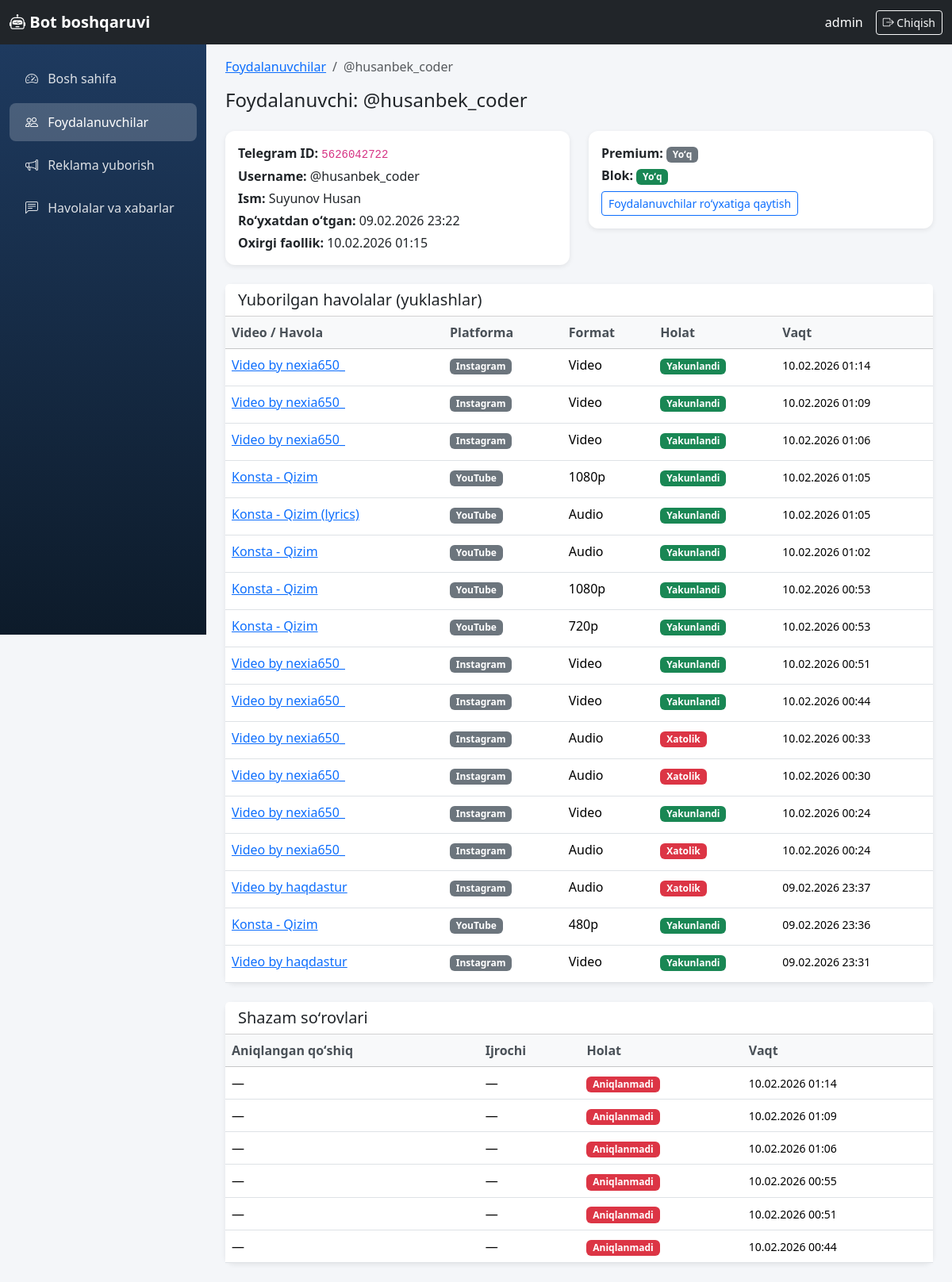
The page /boshqaruv/foydalanuvchilar/2/ (signed in) on the database as committed earlier.
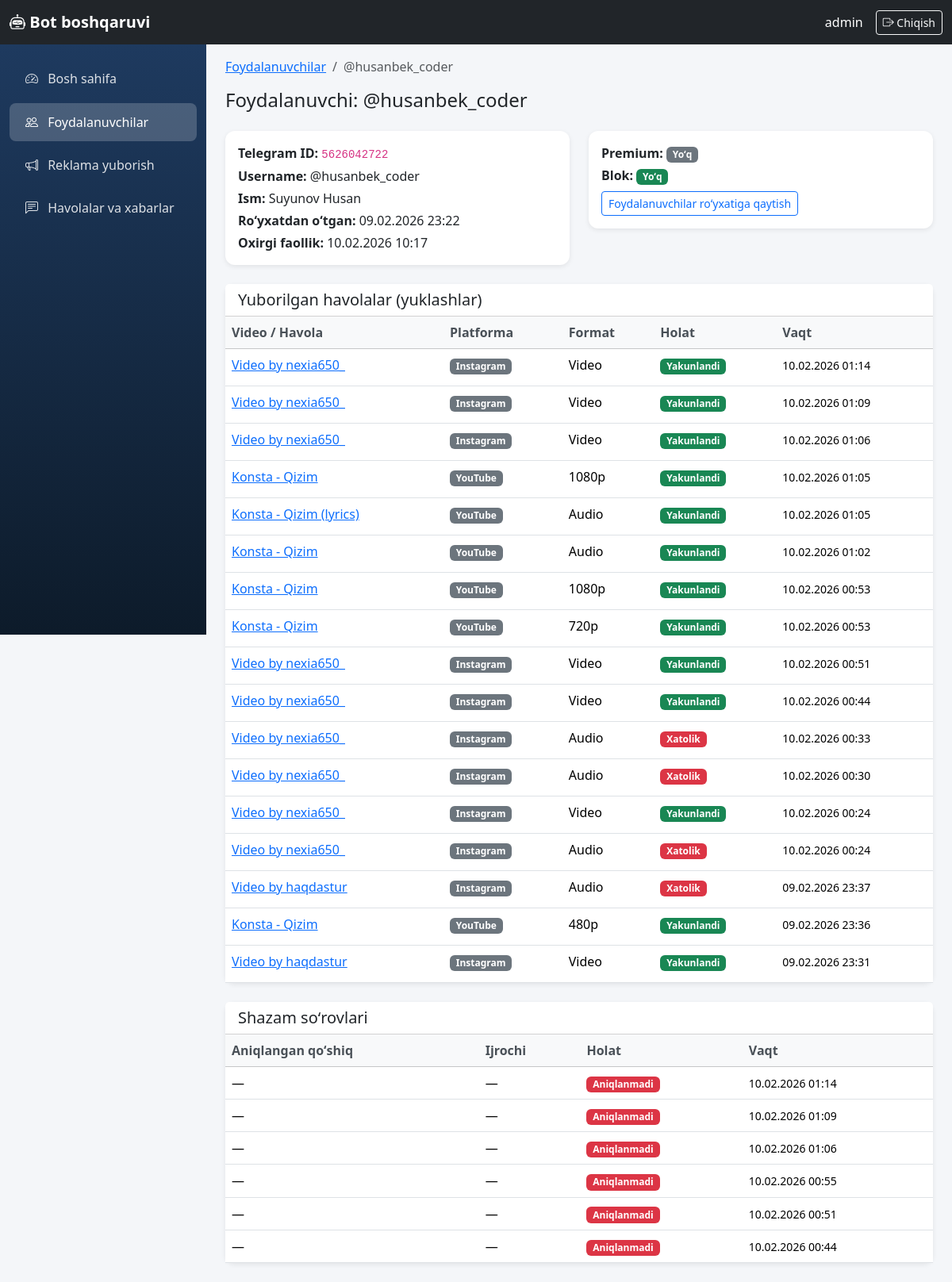
The same page on the database as committed later.
### core/models.py (models this page shows)
class TelegramUser(models.Model):
    telegram_id = models.BigIntegerField(unique=True, verbose_name='Telegram ID')
    username = models.CharField(max_length=255, blank=True, null=True, verbose_name='Username')
    first_name = models.CharField(max_length=255, verbose_name='Ism')
    last_name = models.CharField(max_length=255, blank=True, null=True, verbose_name='Familiya')
    created_at = models.DateTimeField(auto_now_add=True, verbose_name='Ro\'yxatdan o\'tgan vaqt')
    last_active = models.DateTimeField(auto_now=True, verbose_name='Oxirgi faollik')
    download_count = models.PositiveIntegerField(default=0, verbose_name='Yuklashlar soni')
    is_premium = models.BooleanField(default=False, verbose_name='Premium')
    is_banned = models.BooleanField(default=False, verbose_name='Bloklangan')
    class Meta:
        verbose_name = 'Foydalanuvchi'
        verbose_name_plural = 'Foydalanuvchilar'
        ordering = ['-last_active']
    def __str__(self):
        if self.username:
            return f'@{self.username}'
        return self.first_name

### dashboard/views.py (the view)
# urls.py: path('boshqaruv/foydalanuvchilar/<int:pk>/', views.user_detail_view, name='user_detail'),
@login_required(login_url='dashboard:login')
def user_detail_view(request, pk):
    user = get_object_or_404(TelegramUser, pk=pk)
    downloads = DownloadHistory.objects.filter(user=user).order_by('-downloaded_at')
    shazam_logs = ShazamLog.objects.filter(user=user).order_by('-recognized_at')
    return render(request, 'dashboard/user_detail.html', {
        'profile': user,
        'downloads': downloads,
        'shazam_logs': shazam_logs,
    })

### templates/dashboard/user_detail.html (shortened to what the changed rows need)
{% extends 'dashboard/base.html' %}
{% block content %}
<nav aria-label="breadcrumb" class="mb-3">
    <ol class="breadcrumb">
        <li class="breadcrumb-item"><a href="{% url 'dashboard:users' %}">Foydalanuvchilar</a></li>
        <li class="breadcrumb-item active">{{ profile }}</li>
    </ol>
</nav>
<h1 class="h4 mb-4">Foydalanuvchi: {{ profile }}</h1>
<div class="row mb-4">
    <div class="col-md-6">
        <div class="card">
            <div class="card-body">
                <p class="mb-1"><strong>Telegram ID:</strong> <code>{{ profile.telegram_id }}</code></p>
                {% if profile.username %}<p class="mb-1"><strong>Username:</strong> @{{ profile.username }}</p>{% endif %}
                <p class="mb-1"><strong>Ism:</strong> {{ profile.first_name }} {{ profile.last_name|default:"" }}</p>
                <p class="mb-1"><strong>Roʻyxatdan oʻtgan:</strong> {{ profile.created_at|date:"d.m.Y H:i" }}</p>
                <p class="mb-0"><strong>Oxirgi faollik:</strong> {{ profile.last_active|date:"d.m.Y H:i" }}</p>
            </div>
        </div>
    </div>
    <div class="col-md-6">
    </div>
</div>
<div class="card mb-4">
    <div class="card-header bg-white">
    </div>
    <div class="card-body p-0">
        <div class="table-responsive">
            <table class="table table-hover mb-0">
                <thead class="table-light">
                    <tr>
                        <th>Video / Havola</th>
                        <th>Platforma</th>
                        <th>Format</th>
                        <th>Holat</th>
                        <th>Vaqt</th>
                    </tr>
                </thead>
            </table>
        </div>
    </div>
</div>
<div class="card">
    <div class="card-header bg-white">
    </div>
    <div class="card-body p-0">
        <div class="table-responsive">
            <table class="table table-hover mb-0">
                <thead class="table-light">
                    <tr>
                        <th>Aniqlangan qoʻshiq</th>
                        <th>Ijrochi</th>
                        <th>Holat</th>
                        <th>Vaqt</th>
                    </tr>
                </thead>
            </table>
        </div>
    </div>
</div>
{% endblock %}

Rows that differ between the two databases and show on the page:
changed TelegramUser "@husanbek_coder": last_active "10.02.2026 01:15" → "10.02.2026 10:17"
